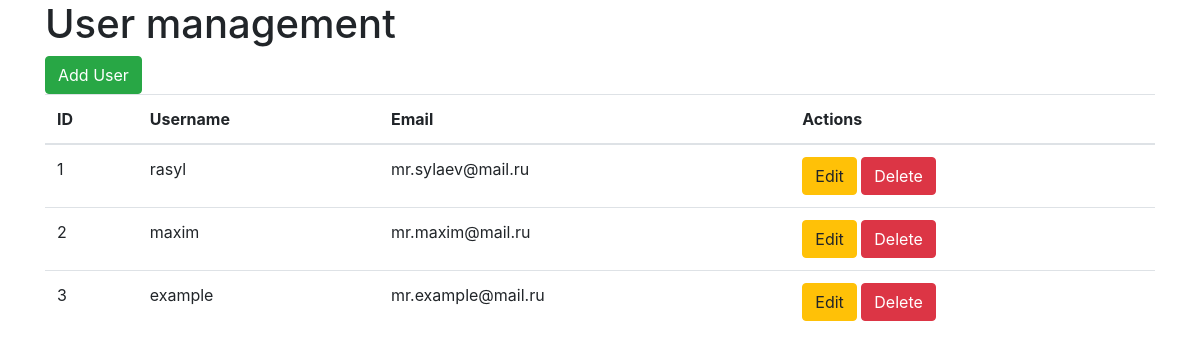
The app's page /, older data.
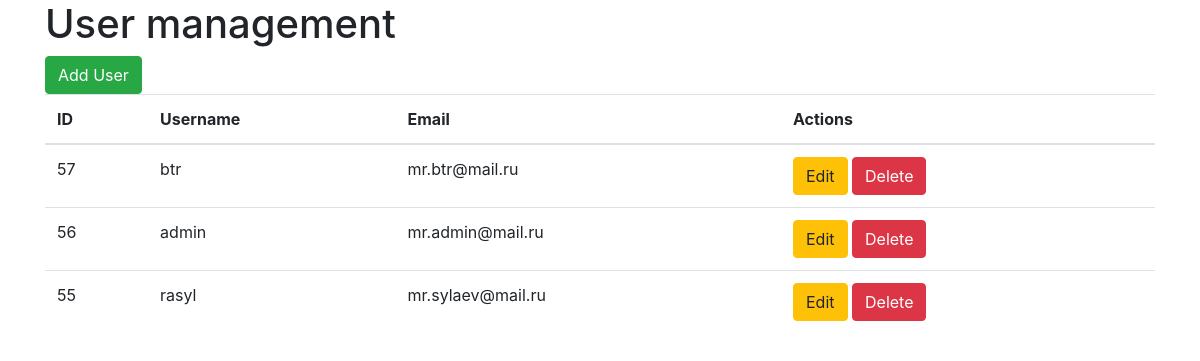
The same page, newer data.
### tables this page shows
CREATE TABLE `users` (
  `id` int(11) NOT NULL,
  `name` varchar(30) NOT NULL,
  `email` varchar(50) NOT NULL,
  `password` varchar(30) NOT NULL,
  `user_photo` varchar(100) DEFAULT NULL
);

### index.php (the view, shortened to what this page needs)
<?php
    try {
        $connection = new PDO('mysql:host=localhost;dbname=php-marlin-blog;charset=utf8', 'root', '');
    } catch (PDOException $e) {
        print "Error!: " . $e->getMessage();
        die();
    }
    $statement = $connection->query("SELECT * FROM `users`");
    $statement->connection = null;
?>
<!DOCTYPE html>
<html lang="en">
<head>
	<link rel="stylesheet" href="https://stackpath.bootstrapcdn.com/bootstrap/4.3.1/css/bootstrap.min.css">
</head>
<body>
	<div class="container">
		<div class="row">
			<div class="col-md-12">
				<h1>User management</h1>
				<a href="create.php" class="btn btn-success">Add User</a>
				<table class="table">
					<thead>
						<tr>
							<th>ID</th>
							<th>Username</th>
							<th>Email</th>
							<th>Actions</th>
						</tr>
					</thead>
					<tbody>
                        <?php foreach ($statement as $user) : ?>
                        <tr>
                            <td><?=$user['id'];?></td>
                            <td><?=$user['name'];?></td>
                            <td><?=$user['email'];?></td>
                            <td>
                                <a href="edit.php<?='/?id='.$user['id']?>" class="btn btn-warning" onclick="">Edit</a>
                                <a href="#" onclick="return confirm('are you sure?')" class="btn btn-danger">Delete</a>
                            </td>
                        </tr>
                        <?php endforeach; ?>
					</tbody>
				</table>
			</div>
		</div>
	</div>
</body>
</html>

Row changes from the older to the newer data that the page shows:
removed users: id "1", name "rasyl", email "mr.sylaev@mail.ru"
removed users: id "2", name "maxim", email "mr.maxim@mail.ru"
removed users: id "3", name "example", email "mr.example@mail.ru"
added users: id "57", name "btr", email "mr.btr@mail.ru"
added users: id "56", name "admin", email "mr.admin@mail.ru"
added users: id "55", name "rasyl", email "mr.sylaev@mail.ru"
